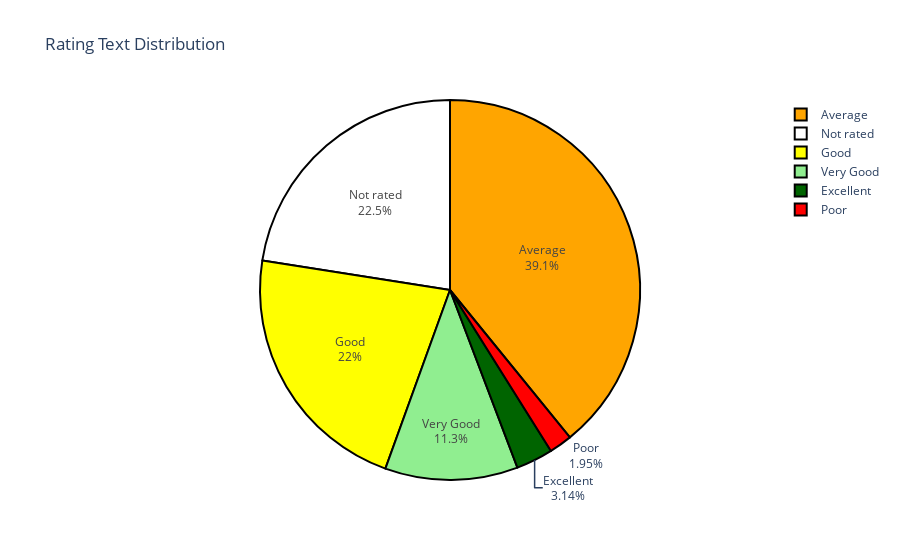

The cell this chart's notebook holds for it:
### Code cell
fig = px.pie(rating_text_distribution, values='Rating count', names='Rating text',
             title='Rating Text Distribution',
             color_discrete_sequence=['orange','white',
                                      'yellow','lightgreen','darkgreen',
                                      'red'])
fig.update_traces(textinfo='label+percent', hoverinfo='value',
                  marker=dict(line=dict(color='black',width=2)))
fig.show()

### Figure 1 — Plotly figure (JSON) as saved in the notebook; plotly's stock layout.template omitted (floating-point values rounded to 4 significant figures)
{"data": [{"domain": {"x": [0, 1], "y": [0, 1]}, "hoverinfo": "value", "hovertemplate": "Rating text=%{label}<br>Rating count=%{value}<extra></extra>", "labels": ["Average", "Excellent", "Good", "Not rated", "Poor", "Very Good"], "legendgroup": "", "marker": {"line": {"color": "black", "width": 2}}, "name": "", "showlegend": true, "textinfo": "label+percent", "type": "pie", "values": [3734, 300, 2096, 2148, 186, 1078]}], "layout": {"legend": {"tracegroupgap": 0}, "piecolorway": ["orange", "white", "yellow", "lightgreen", "darkgreen", "red"], "title": {"text": "Rating Text Distribution"}}}
